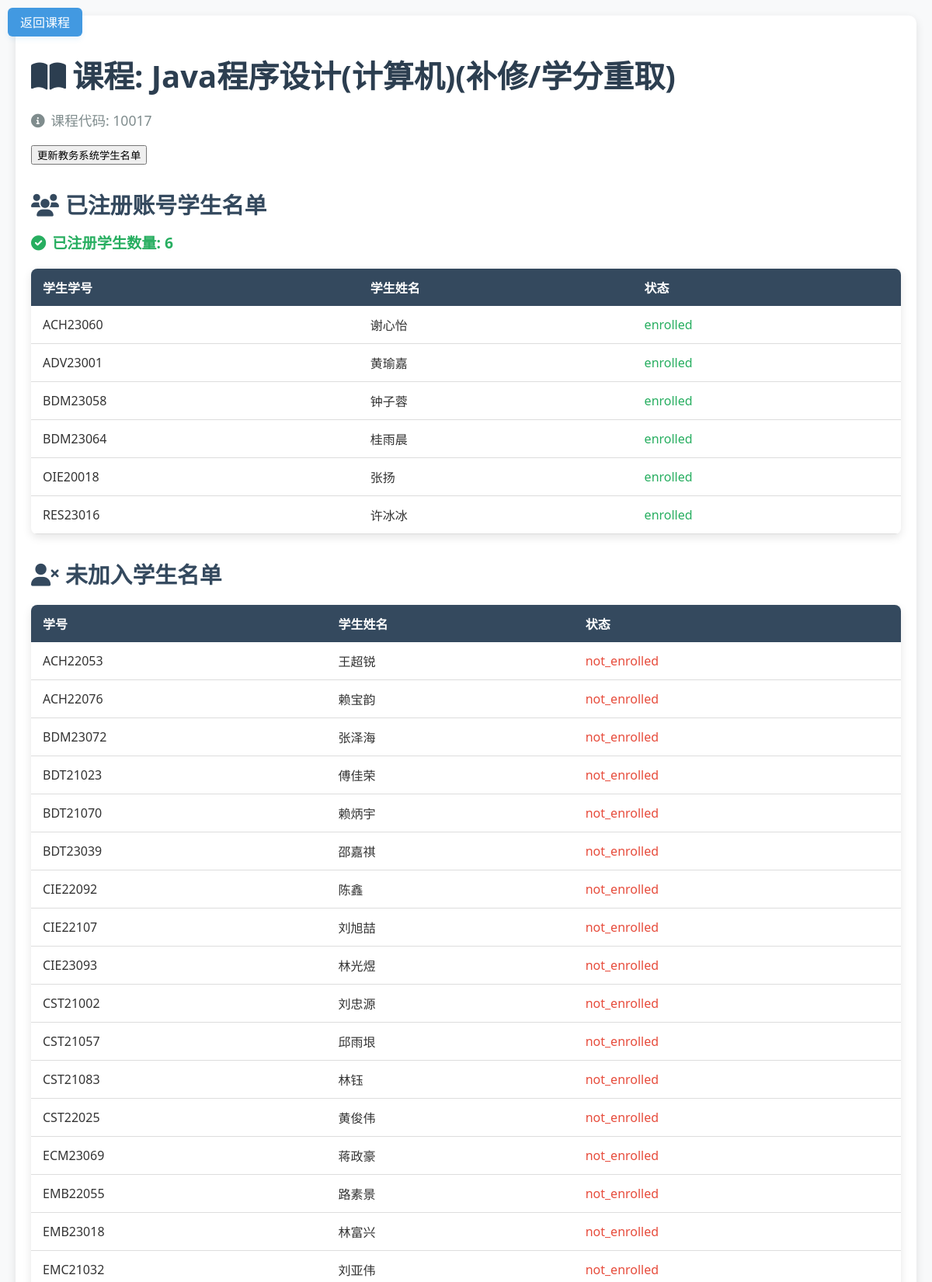
Screenshot of /course_students/5 (signed in, upper part) with the database file from the repository.
### wang/models/course.py (models this page shows, shortened)
class Course(db.Model):
    __tablename__ = 'course'
    id = db.Column(db.Integer, primary_key=True, autoincrement=True)
    name = db.Column(db.String(100), nullable=False)
    teacher_id = db.Column(db.Integer, db.ForeignKey('user.id'), nullable=False)
    semester = db.Column(db.String, nullable=False)  # 开课学期
    description = db.Column(db.Text)
    code = db.Column(db.String(10), nullable=False)
    teacher = db.relationship('User', backref='courses')
    course_students = db.relationship('Course_Students',  back_populates='course')

### wang/models/course_students.py (models this page shows)
class Course_Students(db.Model):
    __tablename__ = 'course_students'
    id = db.Column(db.Integer, primary_key=True, autoincrement=True)
    course_id = db.Column(db.Integer, db.ForeignKey('course.id'), nullable=False)
    student_number = db.Column(db.String(20), nullable=False) #学号
    student_name = db.Column(db.String(20), nullable=False)
    student_pinyin_name = db.Column(db.String(20), nullable=True)
    student_grade = db.Column(db.String(20), nullable=True)
    student_major = db.Column(db.String(20), nullable=True)
    student_direction = db.Column(db.String(20), nullable=True)
    student_class = db.Column(db.String(20), nullable=True)
    student_status = db.Column(db.String(20), nullable=True) #学籍状态
    student_course_method = db.Column(db.String(20), nullable=True)
    course_status = db.Column(db.String(20), nullable=False, server_default='not_enrolled')
    score = db.Column(db.Float, nullable=True, server_default='0')  # 假设分数为浮点数类型
    course = db.relationship('Course', back_populates='course_students')

### app.py (the view)
    @app.route('/course_students/<int:course_id>')
    def course_students(course_id):
        course = Course.query.get(course_id)
        course_students = course.course_students
        enrolled_students = [student for student in course.course_students if student.course_status == 'enrolled']
        enrolled_students_count = len(
            [student for student in course.course_students if student.course_status == 'enrolled'])
        not_enrolled_students = [student for student in course.course_students if
                                 student.course_status == 'not_enrolled']
        return render_template('wang/course_students.html', course=course, course_students=course_students,
                               enrolled_students_count=enrolled_students_count, enrolled_students=enrolled_students,
                               not_enrolled_students=not_enrolled_students)

### templates/wang/course_students.html (shortened to what this page needs)
<!DOCTYPE html>
<html lang="zh-CN">
<head>
    <link rel="stylesheet" href="https://cdnjs.cloudflare.com/ajax/libs/font-awesome/6.0.0/css/all.min.css">
</head>
<body>
<a href="/course_manage/{{course.id}}" class="back-home">返回课程</a>
    <div class="container">
        <h1><i class="fas fa-book-open icon"></i>课程: {{ course.name }}</h1>
        <p class="course-info"><i class="fas fa-info-circle icon"></i>课程代码: {{ course.code }}</p>
       <button onclick="window.location.href='/update_course/{{ course.id }}';">更新教务系统学生名单</button>
        <h2><i class="fas fa-users icon"></i>已注册账号学生名单</h2>
        <p class="count"><i class="fas fa-check-circle icon"></i>已注册学生数量: {{ enrolled_students_count }}</p>
        <table>
            <thead>
                <tr>
                    <th>学生学号</th>
                    <th>学生姓名</th>
                    <th>状态</th>
                </tr>
            </thead>
            <tbody>
                {% for student in enrolled_students %}
                <tr>
                    <td>{{ student.student_number }}</td>
                    <td>{{ student.student_name }}</td>
                    <td><span style="color: #27ae60;">{{ student.course_status }}</span></td>
                </tr>
                {% endfor %}
            </tbody>
        </table>
        <h2><i class="fas fa-user-times icon"></i>未加入学生名单</h2>
        <table>
            <thead>
                <tr>
                    <th>学号</th>
                    <th>学生姓名</th>
                    <th>状态</th>
                </tr>
            </thead>
            <tbody>
                {% for student in not_enrolled_students %}
                <tr>
                    <td>{{ student.student_number }}</td>
                    <td>{{ student.student_name }}</td>
                    <td><span style="color: #e74c3c;">{{ student.course_status }}</span></td>
                </tr>
                {% endfor %}
            </tbody>
        </table>
    </div>
</body>
</html>

### templates/wang/course_students.html (style rules this page uses)
body { font-family: 'Segoe UI', Tahoma, Geneva, Verdana, sans-serif; background-color: #f8f9fa; margin: 0; padding: 20px; color: #333; }
.container { max-width: 1200px; margin: 0 auto; padding: 20px; background-color: #fff; border-radius: 10px; box-shadow: 0 4px 12px rgba(0, 0, 0, 0.1); }
h1 { color: #2c3e50; font-size: 2.5rem; margin-bottom: 10px; }
h2 { color: #34495e; font-size: 1.8rem; margin-top: 30px; margin-bottom: 15px; }
.course-info { font-size: 1.1rem; color: #7f8c8d; margin-bottom: 20px; }
table { width: 100%; border-collapse: collapse; margin-top: 20px; background-color: #fff; border-radius: 8px; overflow: hidden; box-shadow: 0 4px 12px rgba(0, 0, 0, 0.1); }
th, td { padding: 12px 15px; text-align: left; }
th { background-color: #34495e; color: #fff; font-weight: 600; }
td { border-bottom: 1px solid #ddd; }
.count { font-size: 1.2rem; color: #27ae60; font-weight: bold; margin-top: 10px; }
.icon { margin-right: 8px; }
.back-home { position: fixed; top: 10px; left: 10px; padding: 0.4rem 1rem; background-color: #4299e1; color: white; text-decoration: none; border-radius: 6px; font-size: 1rem; font-weight: 200; transition: all 0.3s ease; box-shadow: 0 4px 6px rgba(66, 153, 225, 0.1); z-index: 1000; }

### rows the page displays
Course: name "Java程序设计(计算机)(补修/学分重取)", code "10017"
Course_Students: student_number "ACH23060", student_name "谢心怡", course_status "enrolled"
Course_Students: student_number "ADV23001", student_name "黄瑜嘉", course_status "enrolled"
Course_Students: student_number "BDM23058", student_name "钟子蓉", course_status "enrolled"
Course_Students: student_number "BDM23064", student_name "桂雨晨", course_status "enrolled"
Course_Students: student_number "OIE20018", student_name "张扬", course_status "enrolled"
Course_Students: student_number "RES23016", student_name "许冰冰", course_status "enrolled"
Course_Students: student_number "ACH22053", student_name "王超锐", course_status "not_enrolled"
Course_Students: student_number "ACH22076", student_name "赖宝韵", course_status "not_enrolled"
Course_Students: student_number "BDM23072", student_name "张泽海", course_status "not_enrolled"
Course_Students: student_number "BDT21023", student_name "傅佳荣", course_status "not_enrolled"
Course_Students: student_number "BDT21070", student_name "赖炳宇", course_status "not_enrolled"
Course_Students: student_number "BDT23039", student_name "邵嘉祺", course_status "not_enrolled"
Course_Students: student_number "CIE22092", student_name "陈鑫", course_status "not_enrolled"
Course_Students: student_number "CIE22107", student_name "刘旭喆", course_status "not_enrolled"
Course_Students: student_number "CIE23093", student_name "林光煜", course_status "not_enrolled"
Course_Students: student_number "CST21002", student_name "刘忠源", course_status "not_enrolled"
Course_Students: student_number "CST21057", student_name "邱雨垠", course_status "not_enrolled"
Course_Students: student_number "CST21083", student_name "林钰", course_status "not_enrolled"
Course_Students: student_number "CST22025", student_name "黄俊伟", course_status "not_enrolled"
Course_Students: student_number "ECM23069", student_name "蒋政豪", course_status "not_enrolled"
Course_Students: student_number "EMB22055", student_name "路素景", course_status "not_enrolled"
Course_Students: student_number "EMB23018", student_name "林富兴", course_status "not_enrolled"
Course_Students: student_number "EMC21032", student_name "刘亚伟", course_status "not_enrolled"

### other values shown
{{ enrolled_students_count }} "6"
